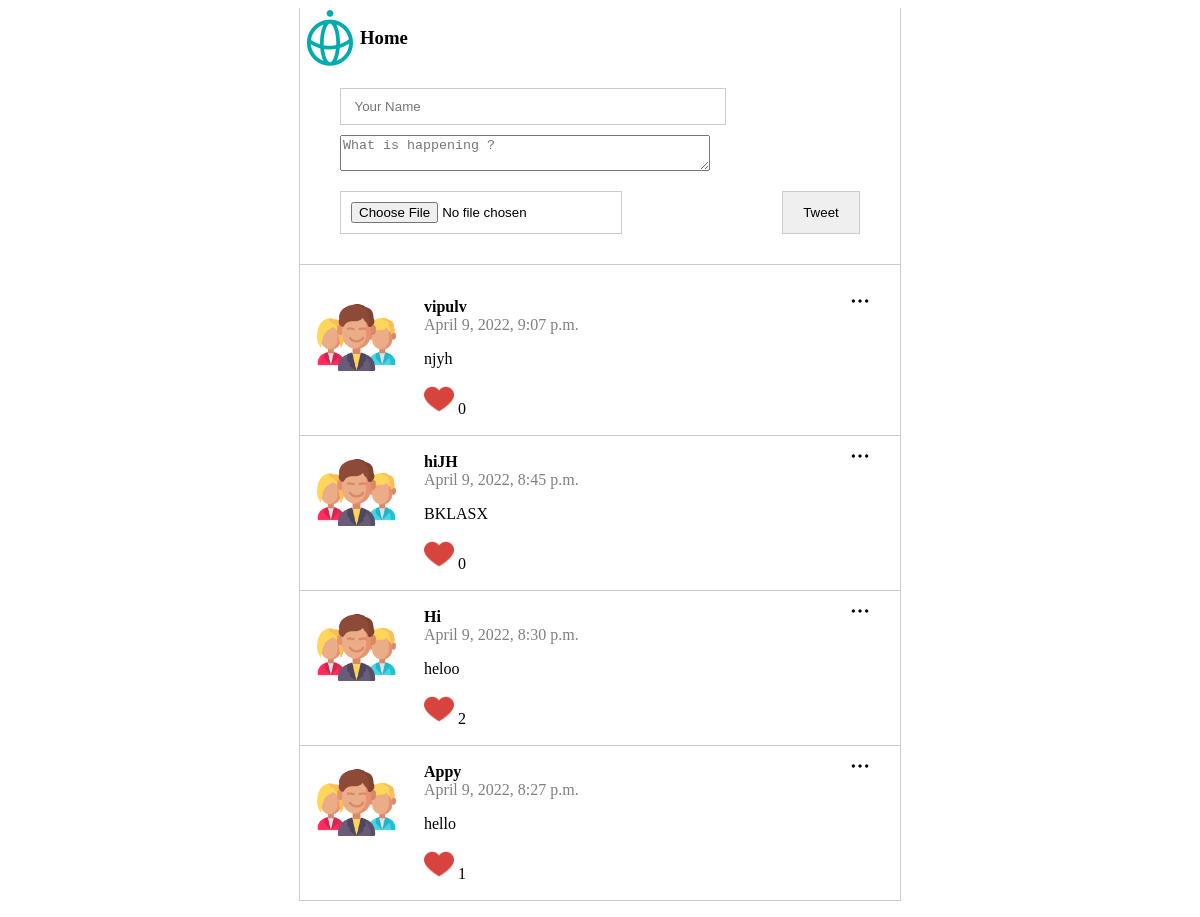
The page / on the database its author committed.
### posts/models.py (models this page shows)
class Post(models.Model):
    class Meta(object):
        db_table = 'post'
    name = models.CharField(
        'Name', blank=False, null=False, max_length=14, db_index=True, default='Anonymous'
    )
    body = models.CharField(
        'Body', blank=True, null=True, max_length=140, db_index=True
    )
    created_at =models.DateTimeField(
        'Created DateTime', blank=True, auto_now_add=True
    )
    image = CloudinaryField(
        'Image', blank=True
    )
    like = models.IntegerField(
        'like_count' , default=0, blank=True
    )

### posts/views.py (the view, shortened to what this page needs)
# urls.py: path('',views.index, name='index'),
def index(request):
    posts = Post.objects.all().order_by('-created_at')[:20]
    return render(request, 'posts.html',
                  {'posts': posts})

### templates/posts.html (shortened to what this page needs)
{% extends "base.html" %} {% block content %} {% load static %}
<section class="content">
    <section class="header">
        <img src="{% static 'img/techis-logo.png' %}" />
        <h1>Home</h1>
    </section>
    <section class="post_form">
        <form action="/" method="POST" enctype="multipart/form-data">
            <input type="text" name="name" placeholder=" Your Name" required>
            <textarea name="body" placeholder="What is happening ?" required></textarea>
            <div class="submit_form">
                <input type="file" name="image" id="file" style="width:50%" >
                <input type="submit" value="Tweet" style="width: 15%"/>
            </div>
        </form>
    </section>
    <section class="post">
        <ul>
            {% for post in posts %}
            <li>
                <div class="logo">
                    <img src="{% static 'img/man.png' %}" />
                </div>
                <div class="name_body">
                    <div class="name">{{ post.name }}</div>
                    <div class="datetime">{{post.created_at }}</div>
                    <p>{{post.body }}</p>
                    <a href="/like/{{post.id}}/"><img src="{% static 'img/heart.png' %}" style="width: 30px;"></a>
                    {{post.like}}
                    <img class="menu_icon js-menu-icon" src="{% static 'img/option.png' %}"/>
                </div>
            </li>
            {% endfor %}
        </ul>
    </section>
</section>
{% endblock %}

### templates/base.html (shortened to what this page needs)
<!DOCTYPE html>
<html lang="en">
<head>
    {% load  static %}
    <link href="{% static 'css/style.css' %}"  rel="stylesheet" />
</head>
<body>
    {% block content %} {{ content }} {% endblock %}
</body>
</html>

### static/css/style.css (style rules this page uses)
html, body { height: 100; }
.content { max-width: 600px; height: 100; margin: 0 auto; border-left: 1px solid #ccc; border-right: 1px solid #ccc; }
.post_form { padding: 20px 40px; border-bottom: 1px solid #ccc; }
.post_form input { width: 70%; margin-bottom: 10px; padding: 10px; border: 1px solid #ccc; }
.post_form textarea { width: 70%;; }
.post ul { padding: 0; }
.post li { display: flex; position: relative; list-style: none; border-bottom: 1px solid #ccc; padding: 17px; }
.post li .logo img { width: 79px; }
.name_body { margin-left: 28px; }
.post li .name_body .name { font-weight: bold; }
.post li .name_body .datetime { color: gray; }
img.menu_icon.js-menu-icon { width: 20px; position: absolute; right: 30px; top: 10px; }
.header img { width: 60px; }
.header { display: flex; }
.submit_form { display: flex; justify-content: space-between; margin-top: 3%; }

### rows shown on the page
Post: name "vipulv", created_at "April 9, 2022, 9:07 p.m.", body "njyh", like "0"
Post: name "hiJH", created_at "April 9, 2022, 8:45 p.m.", body "BKLASX", like "0"
Post: name "Hi", created_at "April 9, 2022, 8:30 p.m.", body "heloo", like "2"
Post: name "Appy", created_at "April 9, 2022, 8:27 p.m.", body "hello", like "1"
